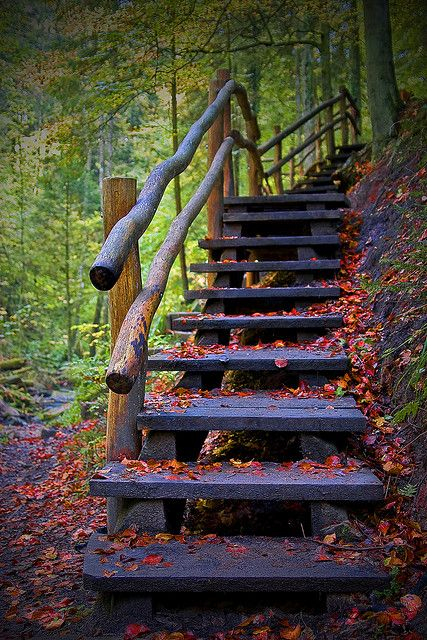
#> input picture pic.jpg, 427 x 640 px
$ jupyter execute gaussian_filter.ipynb
#> lines starting #> are read from the running program, lines starting #| are printed output that depends on the picture
[cell 1]
import cv2
import numpy as np
import matplotlib.pyplot as plt
import math

[cell 2]
image = cv2.imread("pic.jpg", 0)
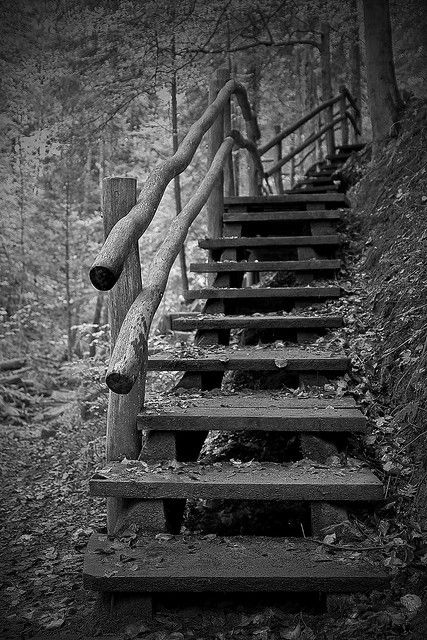
#> image: shape (640, 427); min 0, max 255, mean 70.5
plt.imshow(image)

[cell 3]
g = lambda x, y, sigma: math.exp(-(x**2 + y**2) / (2 * sigma**2))

[cell 4]
filter_size = 3
gaussian_filter = np.zeros((filter_size, filter_size))
sigma = 1
x_coords = y_coords = np.array([-3, 0, 3])

for x in range(filter_size):
    for y in range(filter_size):
        gaussian_filter[x, y] = g(x_coords[x], y_coords[y], sigma)

plt.imshow(gaussian_filter, cmap=plt.cm.gray)
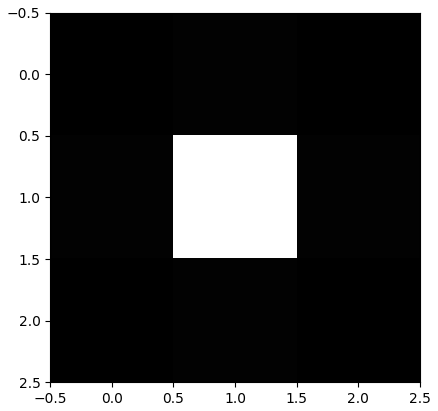
#> figure drawn by matplotlib, 1 panel

[cell 5]
def gaussian_filter_func(img_mat):
    for row in range(img_mat.shape[0]):
        for col in range(img_mat.shape[1]):
            if row != 0 and col != 0 and row != img_mat.shape[0] - 1 and col != img_mat.shape[1] - 1:
                chunk = img_mat[row-1:row+2, col-1:col+2]
                img_mat[row, col] = np.sum(np.multiply(chunk, gaussian_filter))
            else:
                img_mat[row, col] = 0
    return img_mat

filtered_image = gaussian_filter_func(image)
plt.imshow(filtered_image)
